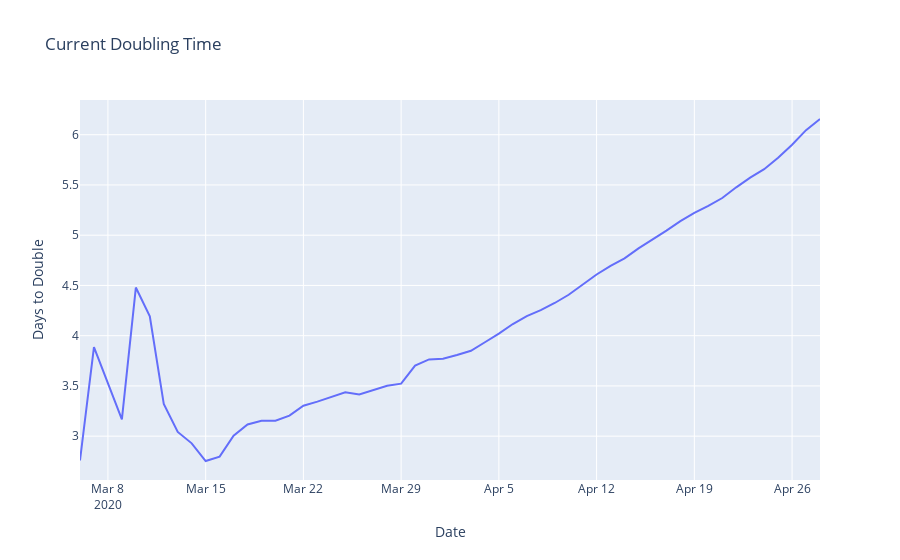

Write notebook code for a chart like this one.
### Code cell
fig = go.Figure(data=go.Scatter(x=dates[1:], y=doubling,
                    mode='lines',
                    name='Time to Double'))
fig.update_layout(title='Current Doubling Time',
                   xaxis_title='Date',
                   yaxis_title='Days to Double')
fig.show()
with open('../plotly/ontario_doubling.json', 'w') as f:
    f.write(fig.to_json())

### Figure 1 — Plotly figure (JSON) as saved in the notebook; plotly's stock layout.template omitted (floating-point values rounded to 4 significant figures)
{"data": [{"mode": "lines", "name": "Time to Double", "type": "scatter", "x": ["2020-03-06", "2020-03-07", "2020-03-09", "2020-03-10", "2020-03-11", "2020-03-12", "2020-03-13", "2020-03-14", "2020-03-15", "2020-03-16", "2020-03-17", "2020-03-18", "2020-03-19", "2020-03-20", "2020-03-21", "2020-03-22", "2020-03-23", "2020-03-24", "2020-03-25", "2020-03-26", "2020-03-27", "2020-03-28", "2020-03-29", "2020-03-30", "2020-03-31", "2020-04-01", "2020-04-02", "2020-04-03", "2020-04-04", "2020-04-05", "2020-04-06", "2020-04-07", "2020-04-08", "2020-04-09", "2020-04-10", "2020-04-11", "2020-04-12", "2020-04-13", "2020-04-14", "2020-04-15", "2020-04-16", "2020-04-17", "2020-04-18", "2020-04-19", "2020-04-20", "2020-04-21", "2020-04-22", "2020-04-23", "2020-04-24", "2020-04-25", "2020-04-26", "2020-04-27", "2020-04-28"], "y": [2.758, 3.887, 3.166, 4.479, 4.192, 3.32, 3.042, 2.928, 2.753, 2.796, 3.005, 3.116, 3.153, 3.153, 3.205, 3.303, 3.344, 3.389, 3.437, 3.414, 3.459, 3.502, 3.523, 3.702, 3.763, 3.771, 3.808, 3.85, 3.935, 4.02, 4.116, 4.195, 4.254, 4.325, 4.407, 4.511, 4.609, 4.696, 4.77, 4.869, 4.953, 5.045, 5.139, 5.222, 5.291, 5.37, 5.477, 5.572, 5.657, 5.772, 5.901, 6.045, 6.156]}], "layout": {"title": {"text": "Current Doubling Time"}, "xaxis": {"title": {"text": "Date"}}, "yaxis": {"title": {"text": "Days to Double"}}}}
